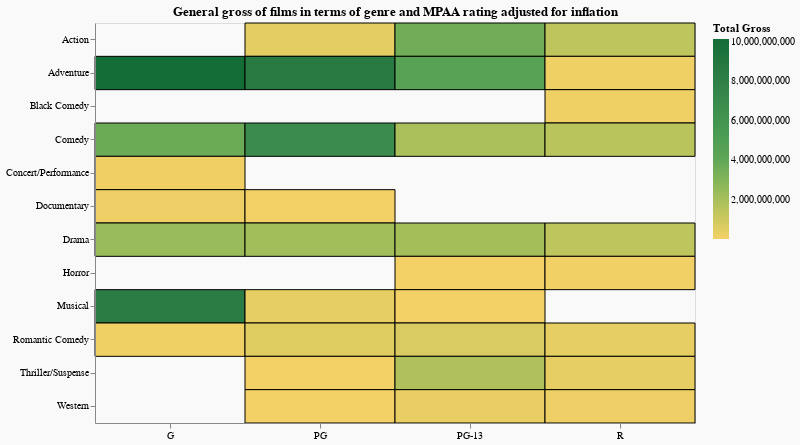

The notebook cell saved with this chart:
### Code cell
alt.Chart(vis8_df).mark_rect(stroke='black').encode(
    x = alt.X('mpaa_rating:O', title='',axis=alt.Axis(labelAngle=0)),
    y = alt.Y('genre:O', title=''),
    color = alt.Color('inflation_adjusted_gross:Q',title='Total Gross', scale = alt.Scale(scheme = 'goldgreen',domainMid=4000000000))
).properties(title=
             alt.TitleParams('General gross of films in terms of genre and MPAA rating adjusted for inflation'),
             height=400,width=600,background='#F9F9F9')

### Figure 1 — Vega-Lite specification as saved in the notebook (floating-point values rounded to 4 significant figures)
{"config": {"view": {"continuousWidth": 400, "continuousHeight": 300}}, "data": {"name": "data-e966f047c35d40e262da6a4754e69f40"}, "mark": {"type": "rect", "stroke": "black"}, "background": "#F9F9F9", "encoding": {"color": {"field": "inflation_adjusted_gross", "scale": {"domainMid": 4000000000, "scheme": "goldgreen"}, "title": "Total Gross", "type": "quantitative"}, "x": {"axis": {"labelAngle": 0}, "field": "mpaa_rating", "title": "", "type": "ordinal"}, "y": {"field": "genre", "title": "", "type": "ordinal"}}, "height": 400, "title": {"text": "General gross of films in terms of genre and MPAA rating adjusted for inflation"}, "width": 600, "$schema": "https://vega.github.io/schema/vega-lite/v4.17.0.json", "datasets": {"data-e966f047c35d40e262da6a4754e69f40": [{"genre": "Action", "mpaa_rating": "PG", "total_gross": 211929620, "inflation_adjusted_gross": 426165810}, {"genre": "Action", "mpaa_rating": "PG-13", "total_gross": 3161698234, "inflation_adjusted_gross": 3516434321}, {"genre": "Action", "mpaa_rating": "R", "total_gross": 748861460, "inflation_adjusted_gross": 1407044726}, {"genre": "Adventure", "mpaa_rating": "G", "total_gross": 4753689326, "inflation_adjusted_gross": 10136004565}, {"genre": "Adventure", "mpaa_rating": "PG", "total_gross": 7350121958, "inflation_adjusted_gross": 8625757598}, {"genre": "Adventure", "mpaa_rating": "PG-13", "total_gross": 3976887642, "inflation_adjusted_gross": 4550807668}, {"genre": "Adventure", "mpaa_rating": "R", "total_gross": 97764039, "inflation_adjusted_gross": 151859393}, {"genre": "Black Comedy", "mpaa_rating": "R", "total_gross": 97543212, "inflation_adjusted_gross": 156730475}, {"genre": "Comedy", "mpaa_rating": "G", "total_gross": 1714368699, "inflation_adjusted_gross": 3696144679}, {"genre": "Comedy", "mpaa_rating": "PG", "total_gross": 4027381729, "inflation_adjusted_gross": 6857455790}, {"genre": "Comedy", "mpaa_rating": "PG-13", "total_gross": 1253204354, "inflation_adjusted_gross": 1947919310}, {"genre": "Comedy", "mpaa_rating": "R", "total_gross": 786147527, "inflation_adjusted_gross": 1533222031}, {"genre": "Concert/Performance", "mpaa_rating": "G", "total_gross": 103456466, "inflation_adjusted_gross": 114821678}, {"genre": "Documentary", "mpaa_rating": "G", "total_gross": 174406655, "inflation_adjusted_gross": 194976015}, {"genre": "Documentary", "mpaa_rating": "PG", "total_gross": 5964964, "inflation_adjusted_gross": 8086157}, {"genre": "Drama", "mpaa_rating": "G", "total_gross": 339974127, "inflation_adjusted_gross": 2365890695}, {"genre": "Drama", "mpaa_rating": "PG", "total_gross": 1524261653, "inflation_adjusted_gross": 2148006304}, {"genre": "Drama", "mpaa_rating": "PG-13", "total_gross": 1431810984, "inflation_adjusted_gross": 2091952069}, {"genre": "Drama", "mpaa_rating": "R", "total_gross": 717726199, "inflation_adjusted_gross": 1361826270}, {"genre": "Horror", "mpaa_rating": "PG-13", "total_gross": 23086480, "inflation_adjusted_gross": 29712825}, {"genre": "Horror", "mpaa_rating": "R", "total_gross": 58326305, "inflation_adjusted_gross": 95633502}, {"genre": "Musical", "mpaa_rating": "G", "total_gross": 738747985, "inflation_adjusted_gross": 8411443732}, {"genre": "Musical", "mpaa_rating": "PG", "total_gross": 253189910, "inflation_adjusted_gross": 353736019}, {"genre": "Musical", "mpaa_rating": "PG-13", "total_gross": 5632086, "inflation_adjusted_gross": 11468231}, {"genre": "Romantic Comedy", "mpaa_rating": "G", "total_gross": 95149435, "inflation_adjusted_gross": 129164207}, {"genre": "Romantic Comedy", "mpaa_rating": "PG", "total_gross": 356311872, "inflation_adjusted_gross": 519609816}, {"genre": "Romantic Comedy", "mpaa_rating": "PG-13", "total_gross": 478260679, "inflation_adjusted_gross": 690588727}, {"genre": "Romantic Comedy", "mpaa_rating": "R", "total_gross": 190861036, "inflation_adjusted_gross": 381328883}, {"genre": "Thriller/Suspense", "mpaa_rating": "PG", "total_gross": 27569558, "inflation_adjusted_gross": 27569558}, {"genre": "Thriller/Suspense", "mpaa_rating": "PG-13", "total_gross": 1190590278, "inflation_adjusted_gross": 1756571846}, {"genre": "Thriller/Suspense", "mpaa_rating": "R", "total_gross": 175940205, "inflation_adjusted_gross": 341487362}, {"genre": "Western", "mpaa_rating": "PG", "total_gross": 8247627, "inflation_adjusted_gross": 15983331}, {"genre": "Western", "mpaa_rating": "PG-13", "total_gross": 235927513, "inflation_adjusted_gross": 303397209}, {"genre": "Western", "mpaa_rating": "R", "total_gross": 114836319, "inflation_adjusted_gross": 197329406}]}}
